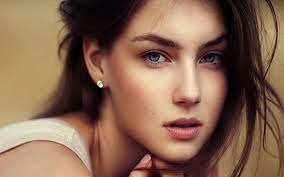
#> input picture a.jpg, 284 x 177 px
$ python bt.py
#> lines starting #> are read from the running program, lines starting #| are printed output that depends on the picture
import cv2
import numpy as np
from matplotlib import pyplot as plt

img = cv2.imread('./a.jpg')
#> img is the input picture: shape (177, 284, 3); mean B, G, R 80.7, 101.8, 134.8
print(img.shape)
#| (177, 284, 3)
blur = cv2.GaussianBlur(img, (177, 177), 100)
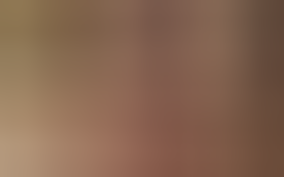
#> blur: shape (177, 284, 3); mean B, G, R 80.7, 101.7, 134.7
plt.subplot(121), plt.imshow(img), plt.title('Original')
plt.xticks([]), plt.yticks([])
plt.subplot(122), plt.imshow(img), plt.title('Blurred')
plt.xticks([]), plt.yticks([])
plt.show()
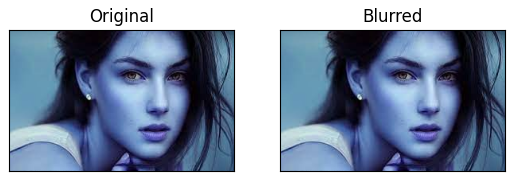
#> figure drawn by matplotlib, 2 panels; B, G, R data is drawn as R, G, B
